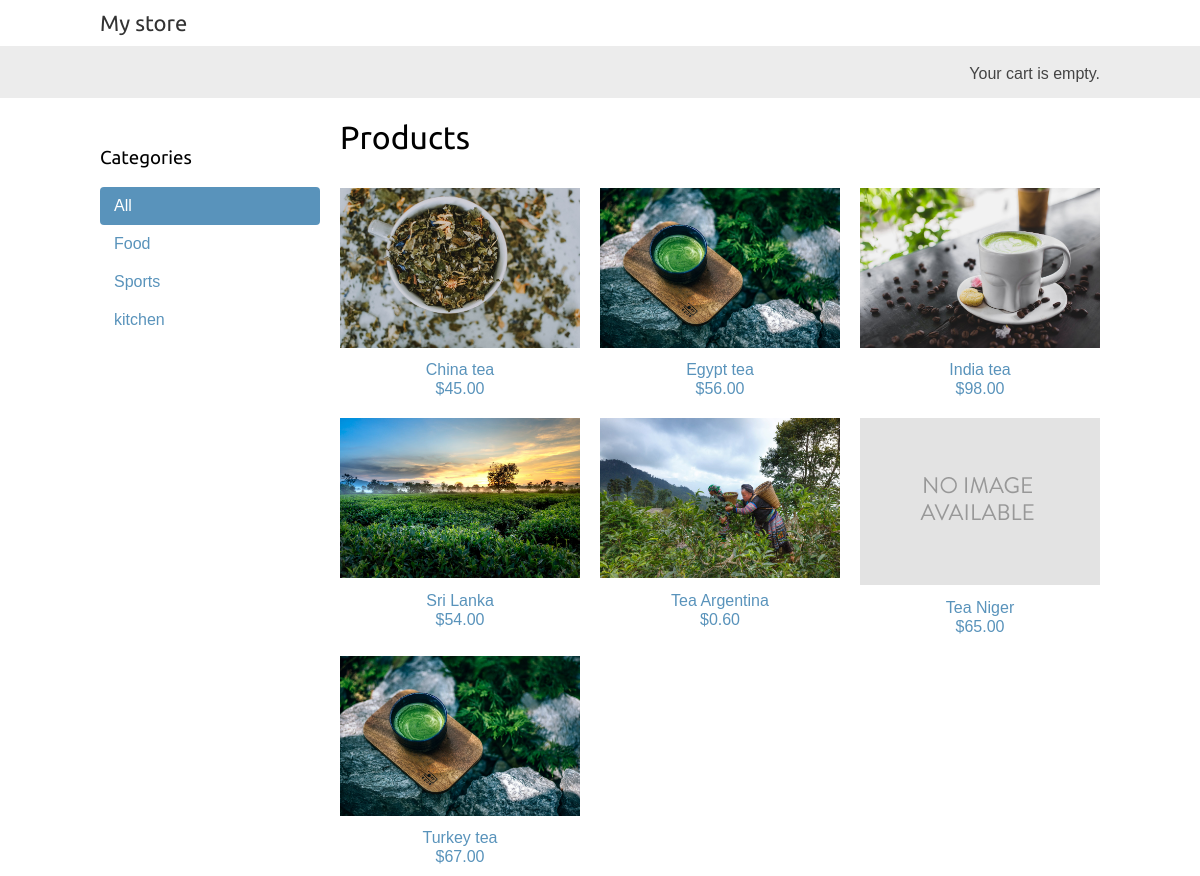
The page / on the database its author committed.
### store/models.py (models this page shows, shortened)
class Category(models.Model):
    name = models.CharField(max_length=200,db_index=True)
    slug = models.SlugField(max_length=200,unique=True)
    class Meta:
        ordering = ('name',)
        verbose_name = 'category'
        verbose_name_plural = 'categories'
    def get_absolute_url(self):
        return reverse('store:product_list_by_category',args=[self.slug])

class Product(models.Model):
    category = models.ForeignKey(Category,related_name='products',on_delete=models.CASCADE)
    name = models.CharField(max_length=200, db_index=True)
    slug = models.SlugField(max_length=200, db_index=True)
    image = models.ImageField(upload_to='products/%Y/%m/%d',blank=True)
    description = models.TextField(blank=True)
    price = models.DecimalField(max_digits=10, decimal_places=2)
    available = models.BooleanField(default=True)
    created = models.DateTimeField(auto_now_add=True)
    updated = models.DateTimeField(auto_now=True)
    class Meta:
        ordering = ('name',)
        index_together = (('id', 'slug'),)
    def get_absolute_url(self):
        return reverse('store:product_detail',args=[self.id, self.slug])

### store/views.py (the view)
# urls.py: path('', views.product_list, name='product_list'),
def product_list(request, category_slug=None):
    category = None
    categories = Category.objects.all()
    products = Product.objects.filter(available=True)
    if category_slug:
        category = get_object_or_404(Category, slug=category_slug)
        products = products.filter(category=category)
    return render(request,'store/product/list.html',
    {'category': category,
    'categories': categories,
    'products': products})

### cart/cart.py (called while the page is built)
    def __len__(self):
        return sum(item['quantity'] for item in self.cart.values())

### cart/context_processors.py (called while the page is built)
def cart(request):
    return {'cart': Cart(request)}

### store/templates/store/product/list.html (shortened to what this page needs)
{% extends "store/base.html" %}
{% load static %}
{% block content %}
<div id="sidebar">
<h3>Categories</h3>
<ul>
<li {% if not category %}class="selected"{% endif %}>
<a href="{% url "store:product_list" %}">All</a>
</li>
{% for c in categories %}
<li >
<a href="{{ c.get_absolute_url }}">{{ c.name }}</a>
</li>
{% endfor %}
</ul>
</div>
<div id="main" class="product-list">
<h1>{% if category %}{{ category.name }}{% else %}Products
{% endif %}</h1>
{% for product in products %}
<div class="item">
<a href="{{ product.get_absolute_url }}">
<img src="{% if product.image %}{{ product.image.url }}{%else %}{% static "img/no_image.png" %}{% endif %}">
</a>
<a href="{{ product.get_absolute_url }}">{{ product.name }}</
<br>
${{ product.price }}
</div>
{% endfor %}
</div>
{% endblock %}

### store/templates/store/base.html (shortened to what this page needs)
{% load static %}
<!DOCTYPE html>
<html>
<head>
<link href="{% static "css/base.css" %}" rel="stylesheet">
</head>
<body>
<div id="header">
<a href="/" class="logo">My store</a>
</div>
<div id="subheader">
<div class="cart">
    {% with total_items=cart|length %}
    {% if total_items > 0 %}
    Your cart:
    <a href="{% url "cart:cart_detail" %}">
    {{ total_items }} item{{ total_items|pluralize }},
    ${{ cart.get_total_price }}
    </a>
    {% else %}
    Your cart is empty.
    {% endif %}
    {% endwith %}
    </div>
</div>
<div id="content">
{% block content %}
{% endblock %}
</div>
</body>
</html>

### store/static/css/base.css (style rules this page uses)
body { margin:0; padding:0; font-family:helvetica, sans-serif; }
h1, h2, h3, h4, h5 , h6 { font-family: 'Ubuntu', sans-serif; font-weight:normal; }
a { text-decoration:none; color:#5993bb; }
#header { padding:10px 100px; font-size:18px; overflow:auto; }
#subheader { background:#ececec; color:#444; padding:15px 100px; overflow:auto; }
#header .logo { font-family: 'Ubuntu', sans-serif; float:left; color:#333; font-size:22px; margin-right:10%; }
#subheader .cart { float:right; padding-top:4px; }
#content { padding:0 100px; overflow:hidden; }
#sidebar { width:220px; padding:30px 20px 0 0; float:left; }
#sidebar ul { margin:0; padding:0; }
#sidebar ul li { margin:0; list-style:none; padding:10px 14px; }
#sidebar ul li a { display:block; }
#sidebar ul li.selected { background:#5993bb; border-radius:4px; }
#sidebar ul li.selected a { color:#fff; }
#main { float:left; width: 96%; margin-right:-220px; overflow:hidden; }
.product-list .item { width:25%; padding:10px 20px 10px 0; float:left; text-align:center; line-height:1.2; }
.product-list .item img { width:100%; margin-bottom:8px; }

### rows shown on the page
Category: name "Food"
Category: name "Sports"
Category: name "kitchen"
Product: image (picture), name "China tea", price "45.00"
Product: image (picture), name "Egypt tea", price "56.00"
Product: image (picture), name "India tea", price "98.00"
Product: image (picture), name "Sri Lanka", price "54.00"
Product: image (picture), name "Tea Argentina", price "0.60"
Product: name "Tea Niger", price "65.00"
Product: image (picture), name "Turkey tea", price "67.00"
